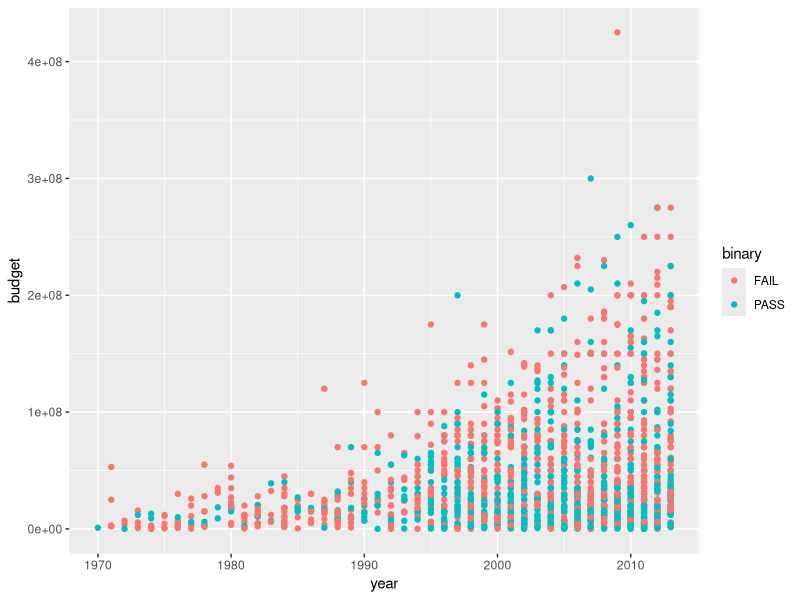

Recreate this plot in R.
## ---- chunk 1
#| label: load-packages
#| message: false

library(tidyverse)
## ---- chunk 2
#| label: load-data-wealth-and-income

bechdel<- read.csv(file = 'data/bechdel_test.csv')
bechdel
## ---- chunk 3
bechdel|>
  ggplot(aes(x = year, y =budget, color = binary ))+
  geom_point()
